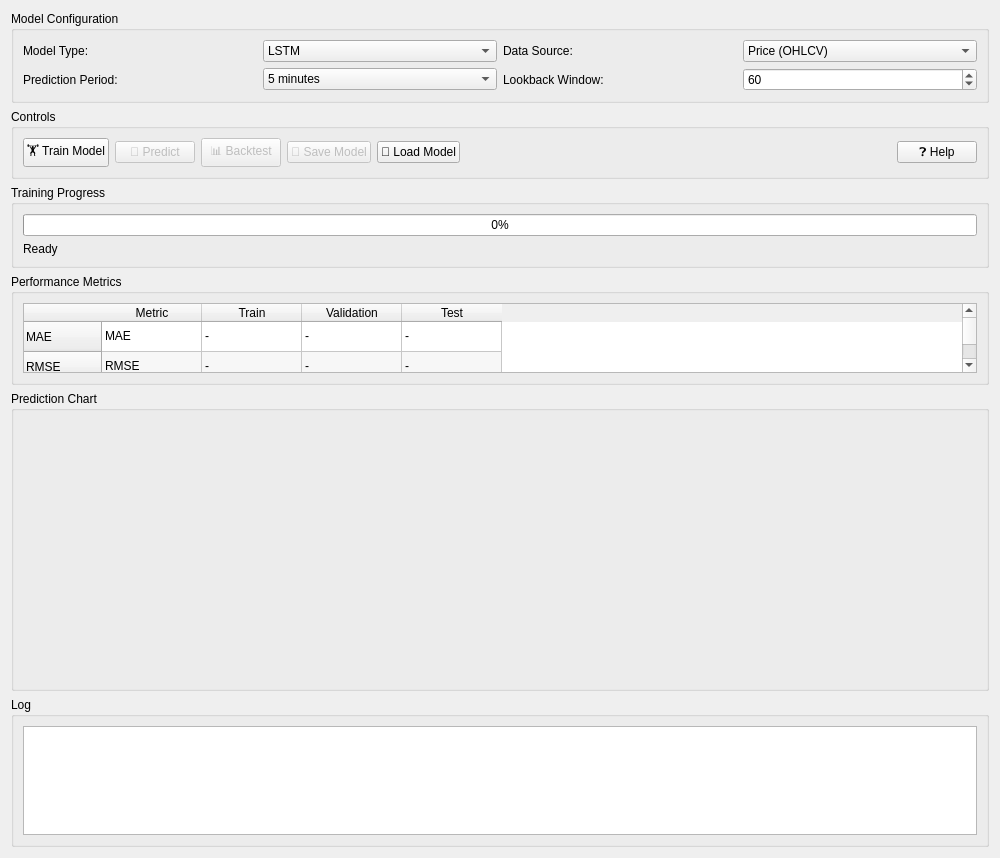
<?xml version='1.0' encoding='UTF-8'?>
<ui version="4.0">
 <class>PredictionWidget</class>
 <widget class="QWidget" name="PredictionWidget">
  <property name="geometry">
   <rect>
    <x>0</x>
    <y>0</y>
    <width>1000</width>
    <height>800</height>
   </rect>
  </property>
  <property name="windowTitle">
   <string>Price Prediction</string>
  </property>
  <layout class="QVBoxLayout" name="verticalLayout">
   <item>
    <widget class="QGroupBox" name="groupBox_model">
     <property name="title">
      <string>Model Configuration</string>
     </property>
     <layout class="QGridLayout" name="gridLayout">
      <item row="0" column="0">
       <widget class="QLabel" name="label_model">
        <property name="text">
         <string>Model Type:</string>
        </property>
       </widget>
      </item>
      <item row="0" column="1">
       <widget class="QComboBox" name="combo_model">
        <item>
         <property name="text">
          <string>LSTM</string>
         </property>
        </item>
        <item>
         <property name="text">
          <string>GRU</string>
         </property>
        </item>
        <item>
         <property name="text">
          <string>Transformer</string>
         </property>
        </item>
        <item>
         <property name="text">
          <string>XGBoost</string>
         </property>
        </item>
        <item>
         <property name="text">
          <string>LightGBM</string>
         </property>
        </item>
       </widget>
      </item>
      <item row="0" column="2">
       <widget class="QLabel" name="label_data_source">
        <property name="text">
         <string>Data Source:</string>
        </property>
       </widget>
      </item>
      <item row="0" column="3">
       <widget class="QComboBox" name="combo_data_source">
        <item>
         <property name="text">
          <string>Price (OHLCV)</string>
         </property>
        </item>
        <item>
         <property name="text">
          <string>Technical Indicators</string>
         </property>
        </item>
        <item>
         <property name="text">
          <string>Order Book</string>
         </property>
        </item>
        <item>
         <property name="text">
          <string>Combined</string>
         </property>
        </item>
       </widget>
      </item>
      <item row="1" column="0">
       <widget class="QLabel" name="label_period">
        <property name="text">
         <string>Prediction Period:</string>
        </property>
       </widget>
      </item>
      <item row="1" column="1">
       <widget class="QComboBox" name="combo_period">
        <item>
         <property name="text">
          <string>5 minutes</string>
         </property>
        </item>
        <item>
         <property name="text">
          <string>15 minutes</string>
         </property>
        </item>
        <item>
         <property name="text">
          <string>1 hour</string>
         </property>
        </item>
        <item>
         <property name="text">
          <string>4 hours</string>
         </property>
        </item>
        <item>
         <property name="text">
          <string>1 day</string>
         </property>
        </item>
       </widget>
      </item>
      <item row="1" column="2">
       <widget class="QLabel" name="label_lookback">
        <property name="text">
         <string>Lookback Window:</string>
        </property>
       </widget>
      </item>
      <item row="1" column="3">
       <widget class="QSpinBox" name="spin_lookback">
        <property name="minimum">
         <number>10</number>
        </property>
        <property name="maximum">
         <number>200</number>
        </property>
        <property name="value">
         <number>60</number>
        </property>
       </widget>
      </item>
     </layout>
    </widget>
   </item>
   <item>
    <widget class="QGroupBox" name="groupBox_controls">
     <property name="title">
      <string>Controls</string>
     </property>
     <layout class="QHBoxLayout" name="horizontalLayout">
      <item>
       <widget class="QPushButton" name="btn_train">
        <property name="text">
         <string>🏋️ Train Model</string>
        </property>
       </widget>
      </item>
      <item>
       <widget class="QPushButton" name="btn_predict">
        <property name="text">
         <string>🔮 Predict</string>
        </property>
        <property name="enabled">
         <bool>false</bool>
        </property>
       </widget>
      </item>
      <item>
       <widget class="QPushButton" name="btn_backtest">
        <property name="text">
         <string>📊 Backtest</string>
        </property>
        <property name="enabled">
         <bool>false</bool>
        </property>
       </widget>
      </item>
      <item>
       <widget class="QPushButton" name="btn_save_model">
        <property name="text">
         <string>💾 Save Model</string>
        </property>
        <property name="enabled">
         <bool>false</bool>
        </property>
       </widget>
      </item>
      <item>
       <widget class="QPushButton" name="btn_load_model">
        <property name="text">
         <string>📂 Load Model</string>
        </property>
       </widget>
      </item>
      <item>
       <spacer name="horizontalSpacer">
        <property name="orientation">
         <enum>Qt::Horizontal</enum>
        </property>
        <property name="sizeHint" stdset="0">
         <size>
          <width>40</width>
          <height>20</height>
         </size>
        </property>
       </spacer>
      </item>
     <item><widget class="QPushButton" name="btn_help"><property name="text"><string>❓ Help</string></property></widget></item></layout>
    </widget>
   </item>
   <item>
    <widget class="QGroupBox" name="groupBox_progress">
     <property name="title">
      <string>Training Progress</string>
     </property>
     <layout class="QVBoxLayout" name="verticalLayout_2">
      <item>
       <widget class="QProgressBar" name="progress_bar">
        <property name="value">
         <number>0</number>
        </property>
       </widget>
      </item>
      <item>
       <widget class="QLabel" name="label_progress_status">
        <property name="text">
         <string>Ready</string>
        </property>
       </widget>
      </item>
     </layout>
    </widget>
   </item>
   <item>
    <widget class="QGroupBox" name="groupBox_metrics">
     <property name="title">
      <string>Performance Metrics</string>
     </property>
     <layout class="QVBoxLayout" name="verticalLayout_3">
      <item>
       <widget class="QTableWidget" name="table_metrics">
        <property name="editTriggers">
         <set>QAbstractItemView::NoEditTriggers</set>
        </property>
        <property name="alternatingRowColors">
         <bool>true</bool>
        </property>
        <row>
         <property name="text">
          <string>MAE</string>
         </property>
        </row>
        <row>
         <property name="text">
          <string>RMSE</string>
         </property>
        </row>
        <row>
         <property name="text">
          <string>R²</string>
         </property>
        </row>
        <row>
         <property name="text">
          <string>Sharpe Ratio</string>
         </property>
        </row>
        <column>
         <property name="text">
          <string>Metric</string>
         </property>
        </column>
        <column>
         <property name="text">
          <string>Train</string>
         </property>
        </column>
        <column>
         <property name="text">
          <string>Validation</string>
         </property>
        </column>
        <column>
         <property name="text">
          <string>Test</string>
         </property>
        </column>
        <item row="0" column="0">
         <property name="text">
          <string>MAE</string>
         </property>
        </item>
        <item row="0" column="1">
         <property name="text">
          <string>-</string>
         </property>
        </item>
        <item row="0" column="2">
         <property name="text">
          <string>-</string>
         </property>
        </item>
        <item row="0" column="3">
         <property name="text">
          <string>-</string>
         </property>
        </item>
        <item row="1" column="0">
         <property name="text">
          <string>RMSE</string>
         </property>
        </item>
        <item row="1" column="1">
         <property name="text">
          <string>-</string>
         </property>
        </item>
        <item row="1" column="2">
         <property name="text">
          <string>-</string>
         </property>
        </item>
        <item row="1" column="3">
         <property name="text">
          <string>-</string>
         </property>
        </item>
        <item row="2" column="0">
         <property name="text">
          <string>R²</string>
         </property>
        </item>
        <item row="2" column="1">
         <property name="text">
          <string>-</string>
         </property>
        </item>
        <item row="2" column="2">
         <property name="text">
          <string>-</string>
         </property>
        </item>
        <item row="2" column="3">
         <property name="text">
          <string>-</string>
         </property>
        </item>
        <item row="3" column="0">
         <property name="text">
          <string>Sharpe Ratio</string>
         </property>
        </item>
        <item row="3" column="1">
         <property name="text">
          <string>-</string>
         </property>
        </item>
        <item row="3" column="2">
         <property name="text">
          <string>-</string>
         </property>
        </item>
        <item row="3" column="3">
         <property name="text">
          <string>-</string>
         </property>
        </item>
       </widget>
      </item>
     </layout>
    </widget>
   </item>
   <item>
    <widget class="QGroupBox" name="groupBox_chart">
     <property name="title">
      <string>Prediction Chart</string>
     </property>
     <property name="minimumSize">
      <size>
       <width>0</width>
       <height>300</height>
      </size>
     </property>
     <layout class="QVBoxLayout" name="verticalLayout_4">
      <item>
       <widget class="QWidget" name="widget_chart" native="true">
        <property name="minimumSize">
         <size>
          <width>0</width>
          <height>280</height>
         </size>
        </property>
       </widget>
      </item>
     </layout>
    </widget>
   </item>
   <item>
    <widget class="QGroupBox" name="groupBox_log">
     <property name="title">
      <string>Log</string>
     </property>
     <property name="minimumSize">
      <size>
       <width>0</width>
       <height>150</height>
      </size>
     </property>
     <layout class="QVBoxLayout" name="verticalLayout_5">
      <item>
       <widget class="QTextEdit" name="text_log">
        <property name="readOnly">
         <bool>true</bool>
        </property>
       </widget>
      </item>
     </layout>
    </widget>
   </item>
  </layout>
 </widget>
 <resources />
 <connections />
</ui>
